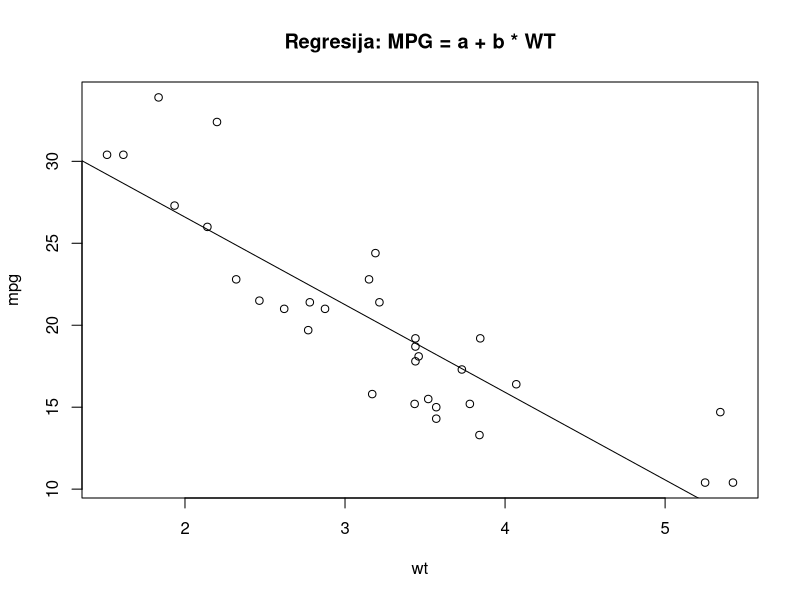
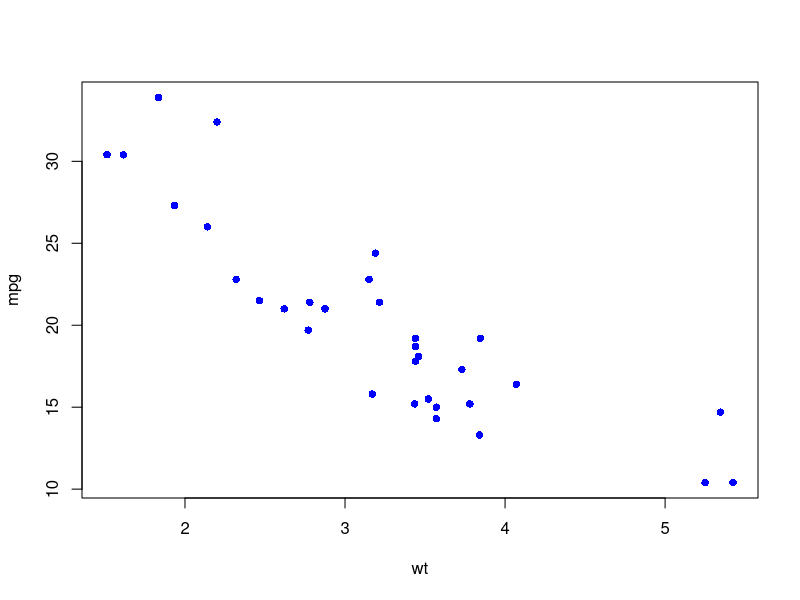
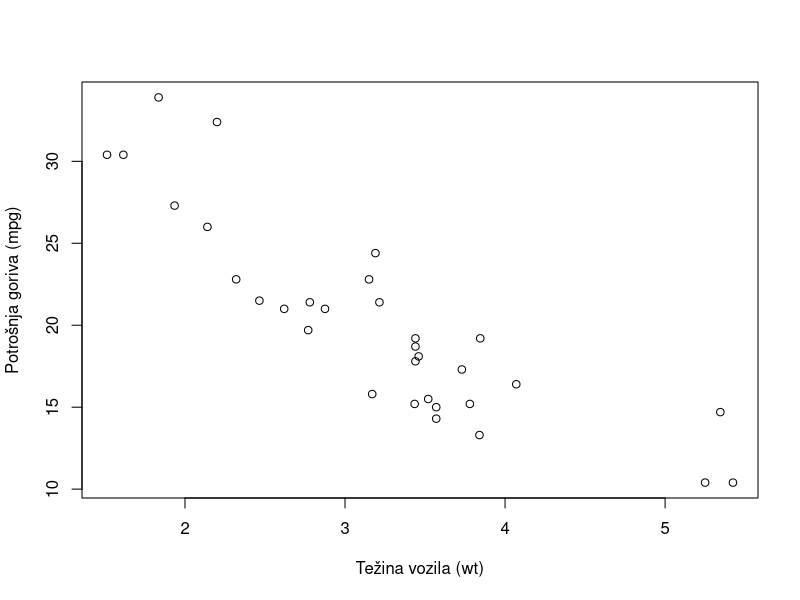
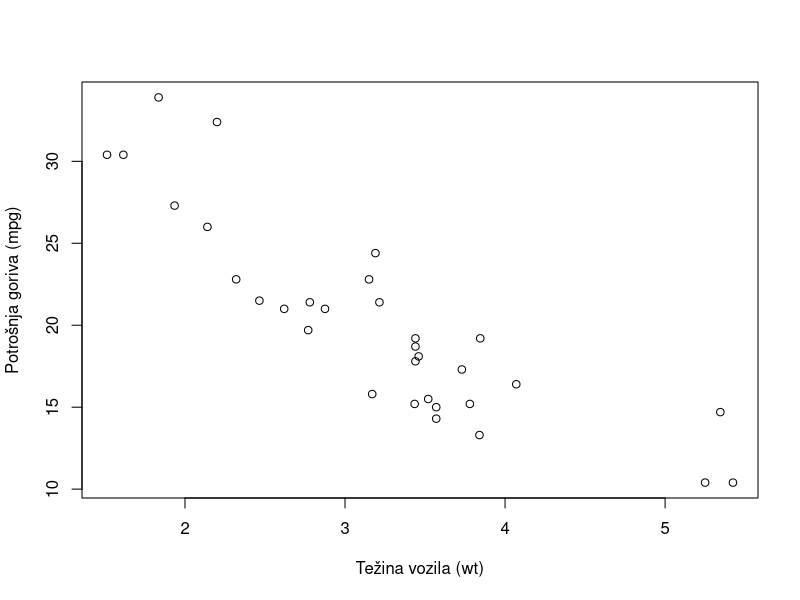
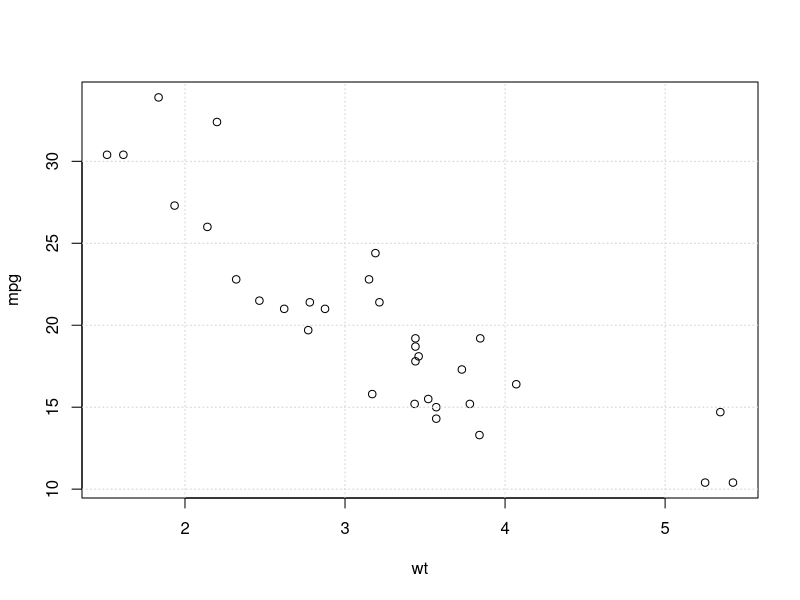
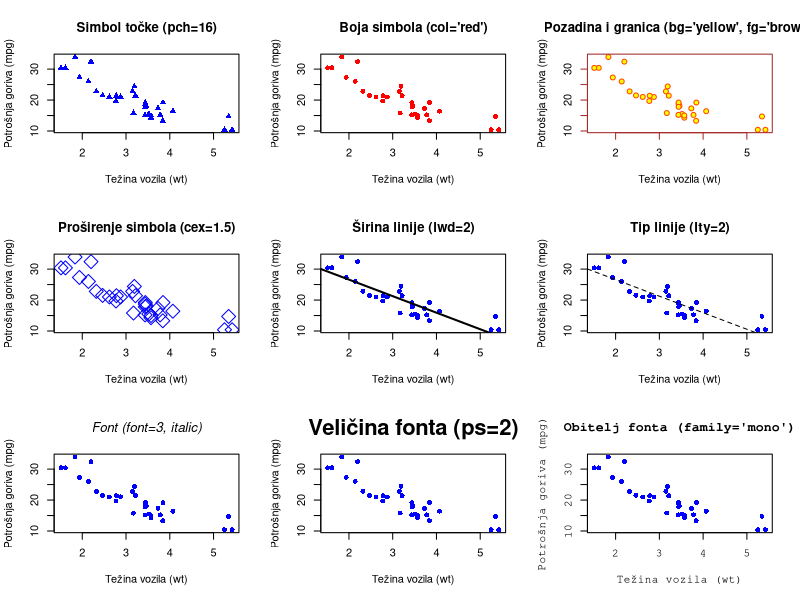
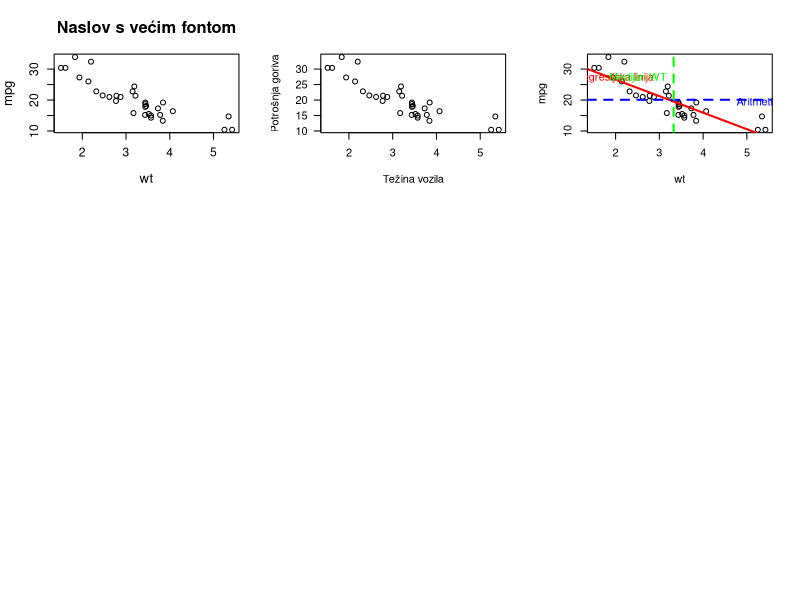
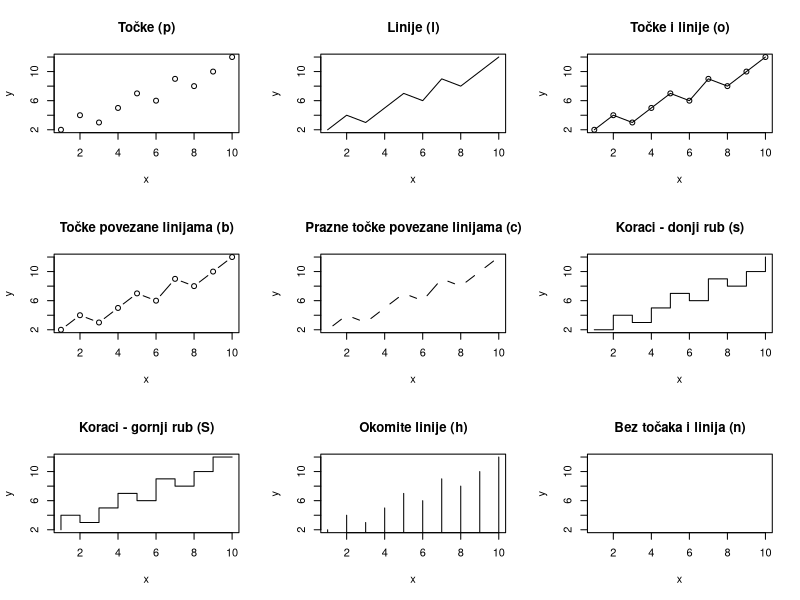

These charts were generated, in order, by the following R code:
attach(mtcars)  # Učitavanje podataka
plot(wt, mpg)   # Iscrtavanje podataka
abline(lm(mpg ~ wt))  # Dodavanje regresijskog pravca
title("Regresija: MPG = a + b * WT")  # Naslov grafa

plot(wt, mpg, col="blue", pch=16)

plot(wt, mpg, xlab="Težina vozila (wt)", ylab="Potrošnja goriva (mpg)")

plot(wt, mpg, xlab="Težina vozila (wt)", ylab="Potrošnja goriva (mpg)")

plot(wt, mpg)
grid()


# Učitavanje podataka
data(mtcars)
attach(mtcars)

# Postavljanje rasporeda grafova (3 redova x 2 stupca)
par(mfrow=c(3, 3))

# 1. Parametar: pch - simbol trokuta
plot(wt, mpg, pch=17, col="blue", xlab="Težina vozila (wt)", ylab="Potrošnja goriva (mpg)", main="Simbol točke (pch=16)")

# 2. Parametar: col - boja simbola
plot(wt, mpg, pch=16, col="red", xlab="Težina vozila (wt)", ylab="Potrošnja goriva (mpg)", main="Boja simbola (col='red')")

# 3. Parametar: bg i fg - boje pozadine i granice simbola
plot(wt, mpg, pch=21, col="orangered", bg="yellow", fg="brown", xlab="Težina vozila (wt)", ylab="Potrošnja goriva (mpg)", main="Pozadina i granica (bg='yellow', fg='brown')")

# 4. Parametar: cex - proširenje simbola
plot(wt, mpg, pch=5, col="blue", cex=2, xlab="Težina vozila (wt)", ylab="Potrošnja goriva (mpg)", main="Proširenje simbola (cex=1.5)")

# 5. Parametar: lwd - širina linije
plot(wt, mpg, pch=16, col="blue", xlab="Težina vozila (wt)", ylab="Potrošnja goriva (mpg)", main="Širina linije (lwd=2)")
abline(lm(mpg ~ wt), lwd=2)  # Promjena širine linije

# 6. Parametar: lty - tip linije
plot(wt, mpg, pch=16, col="blue", xlab="Težina vozila (wt)", ylab="Potrošnja goriva (mpg)", main="Tip linije (lty=2)")
abline(lm(mpg ~ wt), lty=2)  # Promjena tipa linije (dashed)

# 7. Parametar: font - tip fonta
plot(wt, mpg, pch=16, col="blue", xlab="Težina vozila (wt)", ylab="Potrošnja goriva (mpg)", main="Font (font=3, italic)", font.main=3)

# 8. Parametar: ps - veličina fonta
plot(wt, mpg, pch=16, col="blue", xlab="Težina vozila (wt)", ylab="Potrošnja goriva (mpg)", main="Veličina fonta (ps=2)", cex.main=2)

# 9. Parametar: family - obitelj fonta
plot(wt, mpg, pch=16, col="blue", family="mono", xlab="Težina vozila (wt)", ylab="Potrošnja goriva (mpg)", main="Obitelj fonta (family='mono')")

par(mar=c(5, 4, 4, 2) + 0.1)  # Margine: (donja, lijeva, gornja, desna)
plot(wt, mpg, cex.main=1.5, cex.lab=1.2, cex.axis=1.1, main="Naslov s većim fontom")

plot(wt, mpg, xlab="Težina vozila", ylab="Potrošnja goriva", las=1)

plot(wt, mpg)
abline(lm(mpg ~ wt), col="red", lwd=2)  # linija linearne regresije
abline(h=mean(mpg), col="blue", lwd=2, lty=2)  # linija aritmetičke sredine
abline(v=median(wt), col="green", lwd=2, lty=2)  # linija medijana wt


text(x=min(wt)*1.3, y=max(mpg)*0.9, labels="Regresijska linija", col="red", pos=1)
text(x=max(wt)*0.85, y=mean(mpg)*0.95, labels="Aritmetička sredina", col="blue", pos=4)
text(x=median(wt), y=max(mpg)*0.8, labels="Medijan WT", col="green", pos=2)

# Postavljanje rasporeda grafova (3 redova x 2 stupca)
par(mfrow=c(3, 3))

# Generiranje podataka
x <- 1:10
y <- c(2, 4, 3, 5, 7, 6, 9, 8, 10, 12)

# 1. Točke (points)
plot(x, y, type = "p", main = "Točke (p)")

# 2. Linije (lines)
plot(x, y, type = "l", main = "Linije (l)")

# 3. Preklopljene točke i linije (overplotted)
plot(x, y, type = "o", main = "Točke i linije (o)")

# 4. Točke povezane linijama (b)
plot(x, y, type = "b", main = "Točke povezane linijama (b)")

# 5. Prazne točke povezane linijama (c)
plot(x, y, type = "c", main = "Prazne točke povezane linijama (c)")

# 6. Koraci (stair steps) - donji rub
plot(x, y, type = "s", main = "Koraci - donji rub (s)")

# 7. Koraci - gornji rub
plot(x, y, type = "S", main = "Koraci - gornji rub (S)")

# 8. Okomite linije (histogram-like)
plot(x, y, type = "h", main = "Okomite linije (h)")

# 9. Bez točaka i linija (samo os grafova)
plot(x, y, type = "n", main = "Bez točaka i linija (n)")

x <- seq(0, 10, by=0.1)
x2 <- seq(0, 10, by=1)

y1 <- sin(x)
y2 <- cos(x)
y3 <- c(-0.2, -0.3, 0.75, 0, 0.13, -0.8, 0.7, 0.21, -0.45, -0.32, 0.625)

plot(x, y1, type="l", col="red", lwd=2, ylim=c(-1,1), xlab="X Vrijednosti", ylab="Y Vrijednosti")
lines(x, y2, col="blue", lwd=2, lty=2)  
lines(x2, y3, col="green", lwd=2, lty=4)  

legend("topright", legend=c("sin(x)", "cos(x)", "basic"), col=c("red", "blue", "green"), lty=c(1,2,4), lwd=2)


x <- seq(0, 10, by=0.1)
y <- sin(x)
z <- cos(x)

par(mfrow=c(1, 2))

plot(x, y, type="l", col="blue", lwd=2, xlab="Vrijeme", ylab="Amplituda")

title(main="Sinusni val", sub="Primjer prilagođenog grafičkog prikaza", col.main="blue", col.sub="gray")
legend("topright", legend=c("sin(x)"), col="blue", lty=1, cex=0.8, bty="n")

mtext("Sin i cos grafovi", line=1, col="purple", at=c(0,0))

plot(x, z, type="l", col="red", lwd=2, lty=2,  xlab="Vrijeme", ylab="Amplituda")

title(main="Sinusni val", sub="Primjer prilagođenog grafičkog prikaza", col.main="red", col.sub="gray")
legend("topright", legend=c("cos(x)"), col="red", lty=2, cex=0.8, bty="n")

x <- seq(0, 10, by=0.1)
y <- sin(x)

plot(x, y, type="l", col="blue", lwd=2, xlab="Vrijeme", ylab="Amplituda")
title(main="Sinusni val s dodatnim elementima")

# Dodavanje mreže
grid(col="gray", lty=2, lwd=0.5)

# Dodavanje pravokutnika
rect(2, -1, 4, 1, col=rgb(1,0,0,0.2), border=NA)

# Dodavanje referentne linije
segments(2, -1, 2, 1, col="black", lty=2, lwd=2)

# Dodavanje poligona
polygon(c(6,7,7,6), c(-1,-1,1,1), col=rgb(0,0,1,0.3), border=NA)

# Dodavanje oznaka
text(5, 0, "Nulta točka", col="black", pos=3)
text(3, 0.5, "Označeno područje", col="red", pos=4)

# Dodavanje strelice
arrows(2, 0, 3, 0.5, col="red", lwd=2, length=0.1)

# Dodavanje točke s posebnim simbolom
points(5, 0, pch=19, col="red", cex=2)








